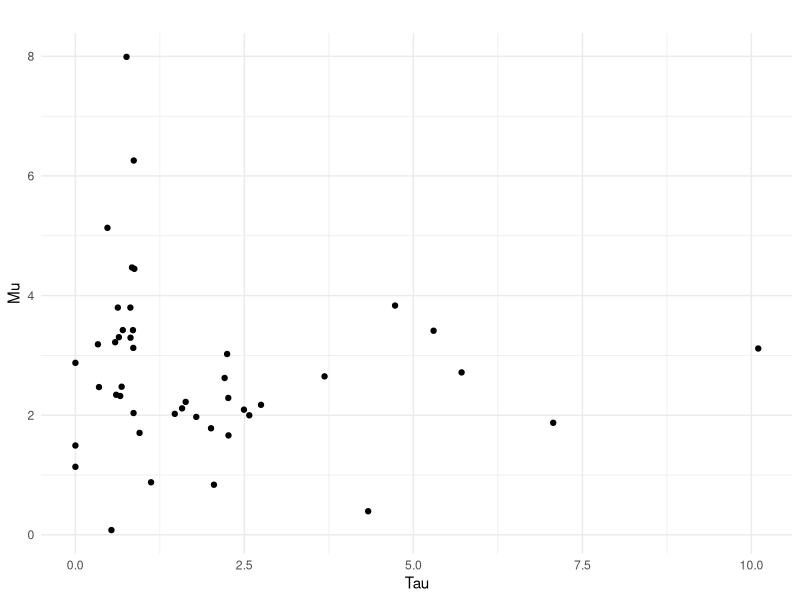

Generate this figure with R:
## ---- chunk 1
library(readxl)
library(ggplot2)
library(dplyr)
library(xtable)

donnees <- read_excel('../data/Exp_rience.xlsx')
## ---- chunk 2
questions <- c("Q00_16-20 Arad & Rubinstein", "Q00_Mode du groupe", "Q00_ChatGPT",
               "Q00_Prime de 20","Q01_12-20", "Q02_Alaoui & Penta", "Q03_Alaoui & Penta plus",
               "Q04_Goeree moderate", "Q05_Goeree extreme", "Q06_Cycle A", "Q07_Cycle C", 
               "Q08_Pan A", "Q09_Bear C", "Q10_long pan A", "Q11_long pan C")

# Listes d'actions et bonus
actions_par_question <- list(
  "Q00_16-20 Arad & Rubinstein" = 16:20,
  "Q00_Mode du groupe" = 16:20,
  "Q00_ChatGPT" = 16:20,
  "Q00_Prime de 20" = 16:20,
  "Q01_12-20" = c(12,14,16,18,20), 
  "Q02_Alaoui & Penta" = c(12,14,16,18,20), 
  "Q03_Alaoui & Penta plus" = c(12,14,16,18,20),
  "Q04_Goeree moderate" = c(14,12,18,16,20),
  "Q05_Goeree extreme" = c(18,16,14,12,20),
  "Q06_Cycle A" = c(12,14,16,18,20),
  "Q07_Cycle C" = c(12,14,16,18,20),
  "Q08_Pan A" = c(12,14,16,18,20),
  "Q09_Bear C" = c(12,14,16,18,20),
  "Q10_long pan A" = c(12,14,16,18,20),
  "Q11_long pan C" = c(12,14,16,18,20)
)

bonus_par_question <- list(
  "Q00_16-20 Arad & Rubinstein" = list(gauche = 10, egal = 0),
  "Q00_Mode du groupe" = list(gauche = 10, egal = 0),
  "Q00_ChatGPT" = list(gauche = 10, egal = 0),
  "Q00_Prime de 20" = list(gauche = 20, egal = 0),
  "Q01_12-20" = list(gauche = 20, egal = 0),
  "Q02_Alaoui & Penta" = list(gauche = 20, egal = 10),
  "Q03_Alaoui & Penta plus" = list(gauche = 40, egal = 10),
  "Q04_Goeree moderate" = list(gauche = 20, egal = 0),
  "Q05_Goeree extreme" = list(gauche = 20, egal = 0),
  "Q06_Cycle A" = list(gauche = 20, egal = 0),
  "Q07_Cycle C" = list(gauche = 20, egal = 0),
  "Q08_Pan A" = list(gauche = 20, egal = 0),
  "Q09_Bear C" = list(gauche = 20, egal = 0),
  "Q10_long pan A" = list(gauche = 20, egal = 0),
  "Q11_long pan C" = list(gauche = 20, egal = 0)
)

## ---- chunk 3
logit_response <- function(payoffs, mu) {
  exp_payoff <- exp(payoffs / mu)
  exp_payoff / sum(exp_payoff)
}

ni_strategy <- function(mu, k, actions, bonus_gauche, bonus_egal) {
  probs <- rep(1 / length(actions), length(actions))  # Niveau 0
  for (i in 1:k) {
    expected_payoff <- sapply(seq_along(actions), function(a_idx) {
      a <- actions[a_idx]
      if (a_idx < length(actions)) {
        bonus_pos <- a_idx + 1
        bonus_left <- probs[bonus_pos] * bonus_gauche
      } else {
        bonus_left <- 0
      }
      bonus_same <- probs[a_idx] * bonus_egal
      gain <- a + bonus_left + bonus_same
      return(gain)
    })
    probs <- logit_response(expected_payoff, mu)
  }
  return(probs)
}
## ---- chunk 4
calcul_brier_score <- function(probs, reponse_obs, actions) {
  idx_obs <- which(actions == reponse_obs)
  brier <- sum((probs - ifelse(seq_along(actions) == idx_obs, 1, 0))^2)
  return(brier)
}

brier_score_total <- function(mu, s, reponses, questions, actions_map, k_max = 4) {
  total_brier <- 0
  poisson_weights <- dpois(0:k_max, lambda = s)
  poisson_weights <- poisson_weights / sum(poisson_weights)
  for (j in seq_along(reponses)) {
    r <- reponses[j]
    q <- questions[j]
    actions <- actions_map[[q]]
    bonus <- bonus_par_question[[q]]
    if (is.na(r) || !(r %in% actions)) next
    ni_levels <- lapply(0:k_max, function(k) {
      ni_strategy(mu, k, actions, bonus$gauche, bonus$egal)
    })
    mix_prob <- Reduce(`+`, Map(`*`, poisson_weights, ni_levels))
    total_brier <- total_brier + calcul_brier_score(mix_prob, r, actions)
  }
  return(total_brier/15)
}
## ---- chunk 5
log_likelihood <- function(mu, s, reponses, questions, actions_map, k_max = 4) {
  total_loglik <- 0
  poisson_weights <- dpois(0:k_max, lambda = s)
  poisson_weights <- poisson_weights / sum(poisson_weights)
  
  for (j in seq_along(reponses)) {
    r <- reponses[j]
    q <- questions[j]
    actions <- actions_map[[q]]
    bonus <- bonus_par_question[[q]]
    ni_levels <- lapply(0:k_max, function(k) {
      ni_strategy(mu, k, actions, bonus_gauche = bonus$gauche, bonus_egal = bonus$egal)
    })
    
    
    if (!is.na(r)) {
      idx <- which(actions == r)
      if (length(idx) == 1) {
        p_r <- sum(vapply(0:k_max, function(k) poisson_weights[k + 1] * ni_levels[[k + 1]][idx], numeric(1)))
      } else {
        p_r <- 0
      }
      if (p_r > 0 && !is.na(p_r)) {
        total_loglik <- total_loglik + log(p_r)
      } else {
        total_loglik <- total_loglik - 1e6
      }
    }
  }
  return(total_loglik)
}
## ---- chunk 6
resultats <- data.frame()

for (i in 1:(nrow(donnees)-1)) {
  individu <- donnees[i, ]
  
  reponses <- sapply(questions, function(q) {
    rep <- individu[[q]]
    if (!is.na(rep) && grepl(":", rep)) {
      val <- as.numeric(trimws(strsplit(rep, ":")[[1]][2]))
    } else {
      val <- as.numeric(trimws(rep))
    }
    return(val)
  })
  
  tryCatch({
    opt <- optim(
      par = c(mu = 1.862, s = 1.393),
      fn = function(par) -log_likelihood(par[1], par[2], reponses, questions, actions_par_question),
      method = "L-BFGS-B",
      lower = c(0.001, 0.001), upper = c(1000, 1000)
    )
    
    mu_estime <- round(opt$par[1],3)
    s_estime <- round(opt$par[2],3)
    max_vraisemblance <- round(-opt$value,3)
    brier_score <- round(brier_score_total(mu_estime, s_estime, reponses, questions, actions_par_question), 3)
    
    
    resultats <- rbind(resultats, data.frame(id = i, mu = mu_estime, s = s_estime,
                                             VraisemblanceMax = max_vraisemblance, Brier = brier_score))
    
  }, error = function(e) {
    resultats <- rbind(resultats, data.frame(id = i, mu = NA, s = NA, VraisemblanceMax = NA))
    cat("Erreur pour l'individu", i, ":", e$message, "\n")
  })
}

print(resultats)
## ---- chunk 7
resultats_filtrés <- resultats[resultats$mu >= 0 & resultats$mu <= 11 & 
                                 resultats$s >= 0 & resultats$s <= 11, ]

ggplot(resultats_filtrés, aes(x = s, y = mu)) +
  geom_point() +
  theme_minimal() +
  labs(title = "", x = "Tau", y = "Mu") 
## ---- chunk 8
log_likelihood_question <- function(mu, s, reponses, actions, bonus, k_max = 4) {
  poisson_weights <- dpois(0:k_max, lambda = s)
  poisson_weights <- poisson_weights / sum(poisson_weights)
  total_loglik <- 0
  
  for (j in seq_along(reponses)) {
    r <- reponses[j]
    if (is.na(r) || !(r %in% actions)) next
    ni_levels <- lapply(0:k_max, function(k) ni_strategy(mu, k, actions, bonus$gauche, bonus$egal))
    idx <- which(actions == r)
    p_r <- sum(vapply(0:k_max, function(k) poisson_weights[k + 1] * ni_levels[[k + 1]][idx], numeric(1)))
    if (p_r > 0 && !is.na(p_r)) {
      total_loglik <- total_loglik + log(p_r)
    } else {
      total_loglik <- total_loglik - 1e6
    }
  }
  return(total_loglik)
}

brier_score_question <- function(mu, s, reponses, actions, bonus, k_max = 4) {
  poisson_weights <- dpois(0:k_max, lambda = s)
  poisson_weights <- poisson_weights / sum(poisson_weights)
  total_brier <- 0
  valid_n <- 0
  
  for (j in seq_along(reponses)) {
    r <- reponses[j]
    if (is.na(r) || !(r %in% actions)) next
    ni_levels <- lapply(0:k_max, function(k) ni_strategy(mu, k, actions, bonus$gauche, bonus$egal))
    mix_prob <- Reduce(`+`, Map(`*`, poisson_weights, ni_levels))
    total_brier <- total_brier + calcul_brier_score(mix_prob, r, actions)
    valid_n <- valid_n + 1
  }
  return(if (valid_n > 0) total_brier / valid_n else NA)
}

# Résultats par question
resultats_par_question <- data.frame()

for (q in questions) {
  actions <- actions_par_question[[q]]
  bonus <- bonus_par_question[[q]]
  reponses <- sapply(donnees[[q]], function(rep) {
    if (!is.na(rep) && grepl(":", rep)) {
      as.numeric(trimws(strsplit(rep, ":")[[1]][2]))
    } else {
      as.numeric(trimws(rep))
    }
  })
  
  tryCatch({
    opt <- optim(
      par = c(mu = 1.5, s = 1.5),
      fn = function(par) -log_likelihood_question(par[1], par[2], reponses, actions, bonus),
      method = "L-BFGS-B", lower = c(0.001, 0.001), upper = c(1000, 1000)
    )
    
    mu_estime <- round(opt$par[1], 3)
    s_estime <- round(opt$par[2], 3)
    loglik <- round(-opt$value, 3)
    brier <- round(brier_score_question(mu_estime, s_estime, reponses, actions, bonus), 3)
    
    resultats_par_question <- rbind(resultats_par_question,
                                    data.frame(Question = q, mu = mu_estime, s = s_estime,
                                               LogVraisemblance = loglik, Brier = brier))
    
  }, error = function(e) {
    resultats_par_question <- rbind(resultats_par_question,
                                    data.frame(Question = q, mu = NA, s = NA,
                                               LogVraisemblance = NA, Brier = NA))
    cat("Erreur pour la question", q, ":", e$message, "\n")
  })
}


print(resultats_par_question)
